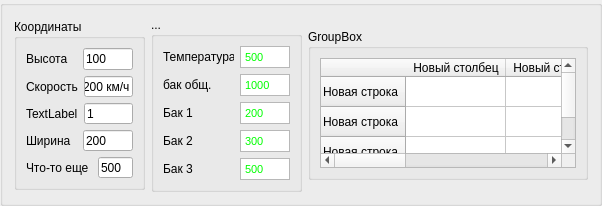
            <widget class="QGroupBox" name="groupBox_7">
             <property name="title">
              <string/>
             </property>
             <layout class="QHBoxLayout" name="horizontalLayout_18">
              <item>
               <widget class="QGroupBox" name="groupBox_5">
                <property name="maximumSize">
                 <size>
                  <width>131</width>
                  <height>171</height>
                 </size>
                </property>
                <property name="title">
                 <string>Координаты</string>
                </property>
                <layout class="QVBoxLayout" name="verticalLayout_9">
                 <item>
                  <layout class="QHBoxLayout" name="horizontalLayout_11">
                   <item>
                    <widget class="QLabel" name="label_4">
                     <property name="text">
                      <string>Высота</string>
                     </property>
                    </widget>
                   </item>
                   <item>
                    <widget class="QLineEdit" name="lineEdit">
                     <property name="maximumSize">
                      <size>
                       <width>50</width>
                       <height>22</height>
                      </size>
                     </property>
                     <property name="text">
                      <string>100</string>
                     </property>
                    </widget>
                   </item>
                  </layout>
                 </item>
                 <item>
                  <layout class="QHBoxLayout" name="horizontalLayout_13">
                   <item>
                    <widget class="QLabel" name="label_6">
                     <property name="text">
                      <string>Скорость</string>
                     </property>
                    </widget>
                   </item>
                   <item>
                    <widget class="QLineEdit" name="lineEdit_2">
                     <property name="maximumSize">
                      <size>
                       <width>50</width>
                       <height>22</height>
                      </size>
                     </property>
                     <property name="text">
                      <string>200 км/ч</string>
                     </property>
                    </widget>
                   </item>
                  </layout>
                 </item>
                 <item>
                  <layout class="QHBoxLayout" name="horizontalLayout_14">
                   <item>
                    <widget class="QLabel" name="label_7">
                     <property name="text">
                      <string>TextLabel</string>
                     </property>
                    </widget>
                   </item>
                   <item>
                    <widget class="QLineEdit" name="lineEdit_6">
                     <property name="maximumSize">
                      <size>
                       <width>50</width>
                       <height>22</height>
                      </size>
                     </property>
                     <property name="text">
                      <string>1</string>
                     </property>
                    </widget>
                   </item>
                  </layout>
                 </item>
                 <item>
                  <layout class="QHBoxLayout" name="horizontalLayout_15">
                   <item>
                    <widget class="QLabel" name="label_8">
                     <property name="text">
                      <string>Ширина</string>
                     </property>
                    </widget>
                   </item>
                   <item>
                    <widget class="QLineEdit" name="lineEdit_7">
                     <property name="maximumSize">
                      <size>
                       <width>50</width>
                       <height>22</height>
                      </size>
                     </property>
                     <property name="text">
                      <string>200</string>
                     </property>
                    </widget>
                   </item>
                  </layout>
                 </item>
                 <item>
                  <layout class="QHBoxLayout" name="horizontalLayout_16">
                   <item>
                    <widget class="QLabel" name="label_9">
                     <property name="text">
                      <string>Что-то еще </string>
                     </property>
                    </widget>
                   </item>
                   <item>
                    <widget class="QLineEdit" name="lineEdit_8">
                     <property name="maximumSize">
                      <size>
                       <width>50</width>
                       <height>22</height>
                      </size>
                     </property>
                     <property name="text">
                      <string>500</string>
                     </property>
                    </widget>
                   </item>
                  </layout>
                 </item>
                </layout>
               </widget>
              </item>
              <item>
               <widget class="QGroupBox" name="groupBox_6">
                <property name="maximumSize">
                 <size>
                  <width>151</width>
                  <height>191</height>
                 </size>
                </property>
                <property name="title">
                 <string>...</string>
                </property>
                <layout class="QVBoxLayout" name="verticalLayout_10">
                 <item>
                  <layout class="QHBoxLayout" name="horizontalLayout_17">
                   <item>
                    <widget class="QLabel" name="label_10">
                     <property name="text">
                      <string>Температура</string>
                     </property>
                    </widget>
                   </item>
                   <item>
                    <widget class="QTextEdit" name="textEdit_2">
                     <property name="maximumSize">
                      <size>
                       <width>50</width>
                       <height>22</height>
                      </size>
                     </property>
                     <property name="verticalScrollBarPolicy">
                      <enum>Qt::ScrollBarAlwaysOff</enum>
                     </property>
                     <property name="html">
                      <string>&lt;!DOCTYPE HTML PUBLIC &quot;-//W3C//DTD HTML 4.0//EN&quot; &quot;http://www.w3.org/TR/REC-html40/strict.dtd&quot;&gt;
&lt;html&gt;&lt;head&gt;&lt;meta name=&quot;qrichtext&quot; content=&quot;1&quot; /&gt;&lt;style type=&quot;text/css&quot;&gt;
p, li { white-space: pre-wrap; }
&lt;/style&gt;&lt;/head&gt;&lt;body style=&quot; font-family:'MS Shell Dlg 2'; font-size:8.25pt; font-weight:400; font-style:normal;&quot;&gt;
&lt;p style=&quot; margin-top:0px; margin-bottom:0px; margin-left:0px; margin-right:0px; -qt-block-indent:0; text-indent:0px;&quot;&gt;&lt;span style=&quot; color:#00ff00;&quot;&gt;500&lt;/span&gt;&lt;/p&gt;&lt;/body&gt;&lt;/html&gt;</string>
                     </property>
                    </widget>
                   </item>
                  </layout>
                 </item>
                 <item>
                  <layout class="QHBoxLayout" name="horizontalLayout_22">
                   <item>
                    <widget class="QLabel" name="label_15">
                     <property name="text">
                      <string>бак общ.</string>
                     </property>
                    </widget>
                   </item>
                   <item>
                    <widget class="QTextEdit" name="textEdit_7">
                     <property name="maximumSize">
                      <size>
                       <width>50</width>
                       <height>22</height>
                      </size>
                     </property>
                     <property name="verticalScrollBarPolicy">
                      <enum>Qt::ScrollBarAlwaysOff</enum>
                     </property>
                     <property name="html">
                      <string>&lt;!DOCTYPE HTML PUBLIC &quot;-//W3C//DTD HTML 4.0//EN&quot; &quot;http://www.w3.org/TR/REC-html40/strict.dtd&quot;&gt;
&lt;html&gt;&lt;head&gt;&lt;meta name=&quot;qrichtext&quot; content=&quot;1&quot; /&gt;&lt;style type=&quot;text/css&quot;&gt;
p, li { white-space: pre-wrap; }
&lt;/style&gt;&lt;/head&gt;&lt;body style=&quot; font-family:'MS Shell Dlg 2'; font-size:8.25pt; font-weight:400; font-style:normal;&quot;&gt;
&lt;p style=&quot; margin-top:0px; margin-bottom:0px; margin-left:0px; margin-right:0px; -qt-block-indent:0; text-indent:0px;&quot;&gt;&lt;span style=&quot; color:#00ff00;&quot;&gt;1000&lt;/span&gt;&lt;/p&gt;&lt;/body&gt;&lt;/html&gt;</string>
                     </property>
                    </widget>
                   </item>
                  </layout>
                 </item>
                 <item>
                  <layout class="QHBoxLayout" name="horizontalLayout_23">
                   <item>
                    <widget class="QLabel" name="label_16">
                     <property name="text">
                      <string>Бак 1</string>
                     </property>
                    </widget>
                   </item>
                   <item>
                    <widget class="QTextEdit" name="textEdit_8">
                     <property name="maximumSize">
                      <size>
                       <width>50</width>
                       <height>22</height>
                      </size>
                     </property>
                     <property name="verticalScrollBarPolicy">
                      <enum>Qt::ScrollBarAlwaysOff</enum>
                     </property>
                     <property name="html">
                      <string>&lt;!DOCTYPE HTML PUBLIC &quot;-//W3C//DTD HTML 4.0//EN&quot; &quot;http://www.w3.org/TR/REC-html40/strict.dtd&quot;&gt;
&lt;html&gt;&lt;head&gt;&lt;meta name=&quot;qrichtext&quot; content=&quot;1&quot; /&gt;&lt;style type=&quot;text/css&quot;&gt;
p, li { white-space: pre-wrap; }
&lt;/style&gt;&lt;/head&gt;&lt;body style=&quot; font-family:'MS Shell Dlg 2'; font-size:8.25pt; font-weight:400; font-style:normal;&quot;&gt;
&lt;p style=&quot; margin-top:0px; margin-bottom:0px; margin-left:0px; margin-right:0px; -qt-block-indent:0; text-indent:0px;&quot;&gt;&lt;span style=&quot; color:#00ff00;&quot;&gt;200&lt;/span&gt;&lt;/p&gt;&lt;/body&gt;&lt;/html&gt;</string>
                     </property>
                    </widget>
                   </item>
                  </layout>
                 </item>
                 <item>
                  <layout class="QHBoxLayout" name="horizontalLayout_24">
                   <item>
                    <widget class="QLabel" name="label_17">
                     <property name="text">
                      <string>Бак 2</string>
                     </property>
                    </widget>
                   </item>
                   <item>
                    <widget class="QTextEdit" name="textEdit_9">
                     <property name="maximumSize">
                      <size>
                       <width>50</width>
                       <height>22</height>
                      </size>
                     </property>
                     <property name="verticalScrollBarPolicy">
                      <enum>Qt::ScrollBarAlwaysOff</enum>
                     </property>
                     <property name="html">
                      <string>&lt;!DOCTYPE HTML PUBLIC &quot;-//W3C//DTD HTML 4.0//EN&quot; &quot;http://www.w3.org/TR/REC-html40/strict.dtd&quot;&gt;
&lt;html&gt;&lt;head&gt;&lt;meta name=&quot;qrichtext&quot; content=&quot;1&quot; /&gt;&lt;style type=&quot;text/css&quot;&gt;
p, li { white-space: pre-wrap; }
&lt;/style&gt;&lt;/head&gt;&lt;body style=&quot; font-family:'MS Shell Dlg 2'; font-size:8.25pt; font-weight:400; font-style:normal;&quot;&gt;
&lt;p style=&quot; margin-top:0px; margin-bottom:0px; margin-left:0px; margin-right:0px; -qt-block-indent:0; text-indent:0px;&quot;&gt;&lt;span style=&quot; color:#00ff00;&quot;&gt;300&lt;/span&gt;&lt;/p&gt;&lt;/body&gt;&lt;/html&gt;</string>
                     </property>
                    </widget>
                   </item>
                  </layout>
                 </item>
                 <item>
                  <layout class="QHBoxLayout" name="horizontalLayout_25">
                   <item>
                    <widget class="QLabel" name="label_18">
                     <property name="text">
                      <string>Бак 3</string>
                     </property>
                    </widget>
                   </item>
                   <item>
                    <widget class="QTextEdit" name="textEdit_10">
                     <property name="maximumSize">
                      <size>
                       <width>50</width>
                       <height>22</height>
                      </size>
                     </property>
                     <property name="verticalScrollBarPolicy">
                      <enum>Qt::ScrollBarAlwaysOff</enum>
                     </property>
                     <property name="html">
                      <string>&lt;!DOCTYPE HTML PUBLIC &quot;-//W3C//DTD HTML 4.0//EN&quot; &quot;http://www.w3.org/TR/REC-html40/strict.dtd&quot;&gt;
&lt;html&gt;&lt;head&gt;&lt;meta name=&quot;qrichtext&quot; content=&quot;1&quot; /&gt;&lt;style type=&quot;text/css&quot;&gt;
p, li { white-space: pre-wrap; }
&lt;/style&gt;&lt;/head&gt;&lt;body style=&quot; font-family:'MS Shell Dlg 2'; font-size:8.25pt; font-weight:400; font-style:normal;&quot;&gt;
&lt;p style=&quot; margin-top:0px; margin-bottom:0px; margin-left:0px; margin-right:0px; -qt-block-indent:0; text-indent:0px;&quot;&gt;&lt;span style=&quot; color:#00ff00;&quot;&gt;500&lt;/span&gt;&lt;/p&gt;&lt;/body&gt;&lt;/html&gt;</string>
                     </property>
                    </widget>
                   </item>
                  </layout>
                 </item>
                </layout>
               </widget>
              </item>
              <item>
               <widget class="QGroupBox" name="groupBox_8">
                <property name="maximumSize">
                 <size>
                  <width>411</width>
                  <height>151</height>
                 </size>
                </property>
                <property name="title">
                 <string>GroupBox</string>
                </property>
                <layout class="QVBoxLayout" name="verticalLayout_11">
                 <item>
                  <widget class="QTableWidget" name="tableWidget">
                   <row>
                    <property name="text">
                     <string>Новая строка</string>
                    </property>
                   </row>
                   <row>
                    <property name="text">
                     <string>Новая строка</string>
                    </property>
                   </row>
                   <row>
                    <property name="text">
                     <string>Новая строка</string>
                    </property>
                   </row>
                   <column>
                    <property name="text">
                     <string>Новый столбец</string>
                    </property>
                   </column>
                   <column>
                    <property name="text">
                     <string>Новый столбец</string>
                    </property>
                   </column>
                   <column>
                    <property name="text">
                     <string>Новый столбец</string>
                    </property>
                    <property name="background">
                     <color>
                      <red>0</red>
                      <green>170</green>
                      <blue>0</blue>
                     </color>
                    </property>
                    <property name="foreground">
                     <brush brushstyle="NoBrush">
                      <color alpha="255">
                       <red>0</red>
                       <green>0</green>
                       <blue>0</blue>
                      </color>
                     </brush>
                    </property>
                   </column>
                   <item row="0" column="2">
                    <property name="text">
                     <string>ОК</string>
                    </property>
                    <property name="background">
                     <brush brushstyle="SolidPattern">
                      <color alpha="255">
                       <red>0</red>
                       <green>170</green>
                       <blue>0</blue>
                      </color>
                     </brush>
                    </property>
                   </item>
                   <item row="1" column="2">
                    <property name="text">
                     <string>ОК</string>
                    </property>
                   </item>
                   <item row="2" column="2">
                    <property name="text">
                     <string>ОК</string>
                    </property>
                   </item>
                  </widget>
                 </item>
                </layout>
               </widget>
              </item>
             </layout>
            </widget>
